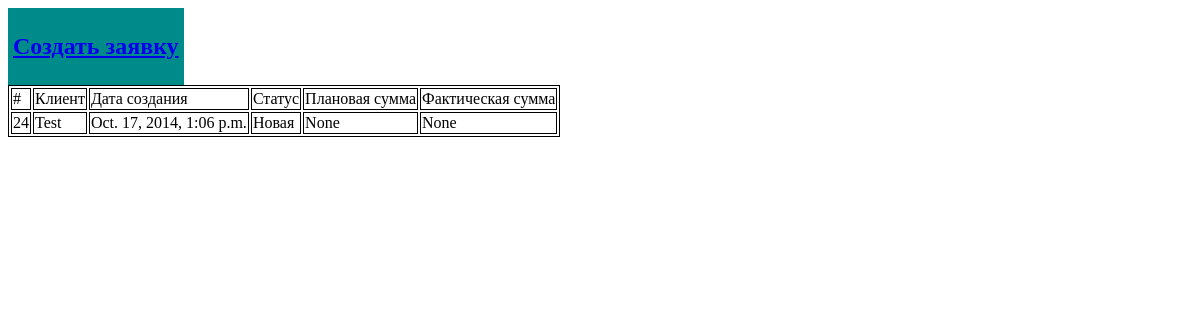
/, run on an earlier commit of the app's database.
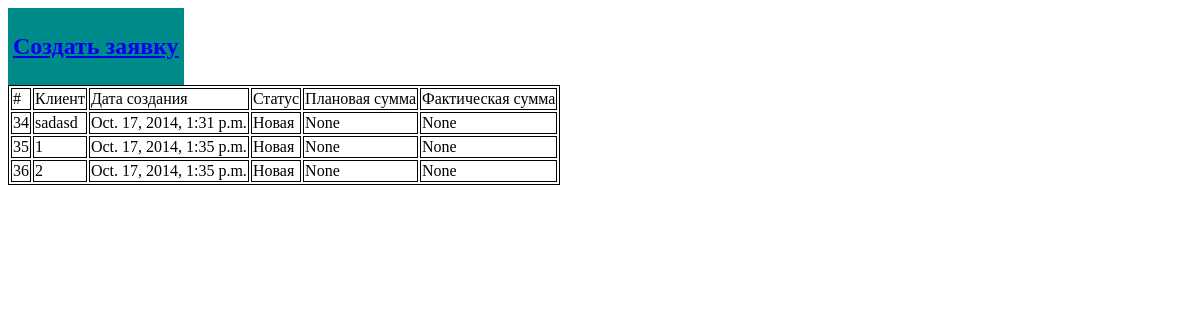
And on a later commit of the database.
### dispetchers/models.py (models this page shows, shortened)
class Order(models.Model):
    ClientName = models.CharField(max_length=150, verbose_name='Имя клиента')
    ClientAddress = models.CharField(max_length=200, verbose_name='Адрес клиента')
    PrefferedTime = models.DateTimeField(default=datetime.now(), verbose_name='Предпочетаемое время')
    CreateTime = models.DateTimeField(default=datetime.now(), verbose_name='Дата создания')
    FactTime = models.DateTimeField(null=True, blank=True, verbose_name='Фактическое время')
    PlanTotalSumm = models.FloatField(verbose_name='Плановая стоимость', null=True)
    FactTotalSumm = models.FloatField(verbose_name='Фактическая стоимость', null=True)
    Status = models.CharField(max_length=15, choices=ORDERSTATUS, default='New', verbose_name='Статус')
    class Meta:
        verbose_name_plural = 'Заявки'
        get_latest_by = "CreateTime"

### dispetchers/views.py (the view)
# urls.py: url(r'^$', 'dispetchers.views.show_orders', name="index"),
def show_orders(request):
    orders = Order.objects.all()
    if orders != None:
        return render_to_response('index.html', {'orders':orders})
    else:
        return render_to_response('index.html')

### templates/index.html (shortened to what this page needs)
{% extends 'base.html' %}
{% block content %}
<table border="1" bordercolor="#008b8b" bgcolor="#008b8b">
<tr>
    <td><a href="{% url "create_order" %}"><h2>Создать заявку</h2></a> </td>
</tr>
</table>
<table border="1" bordercolor="black">
    <tr>
        <td>#</td>
        <td>Клиент</td>
        <td>Дата создания</td>
        <td>Статус</td>
        <td>Плановая сумма</td>
        <td>Фактическая сумма</td>
    </tr>
    {% for order in orders%}
        <tr>
            <td>{{ order.pk }}</td>
            <td>{{ order.ClientName }}</td>
            <td>{{ order.CreateTime }}</td>
            <td>{{ order.get_Status_display }}</td>
            <td>{{ order.PlanTotalSumm }}</td>
            <td>{{ order.FactTotalSumm }}</td>
        </tr>
    {% endfor %}
</table>
{% endblock %}

### templates/base.html (shortened to what this page needs)
<!DOCTYPE html>
<html>
<head lang="en">
</head>
<body>
{% block content %}
{% endblock %}
</body>
</html>

What changed in the data, as far as the page shows it:
removed Order: pk "24", ClientName "Test", CreateTime "Oct. 17, 2014, 1:06 p.m.", Status "Новая", PlanTotalSumm "None", FactTotalSumm "None"
added Order: pk "34", ClientName "sadasd", CreateTime "Oct. 17, 2014, 1:31 p.m.", Status "Новая", PlanTotalSumm "None", FactTotalSumm "None"
added Order: pk "35", ClientName "1", CreateTime "Oct. 17, 2014, 1:35 p.m.", Status "Новая", PlanTotalSumm "None", FactTotalSumm "None"
added Order: pk "36", ClientName "2", CreateTime "Oct. 17, 2014, 1:35 p.m.", Status "Новая", PlanTotalSumm "None", FactTotalSumm "None"
